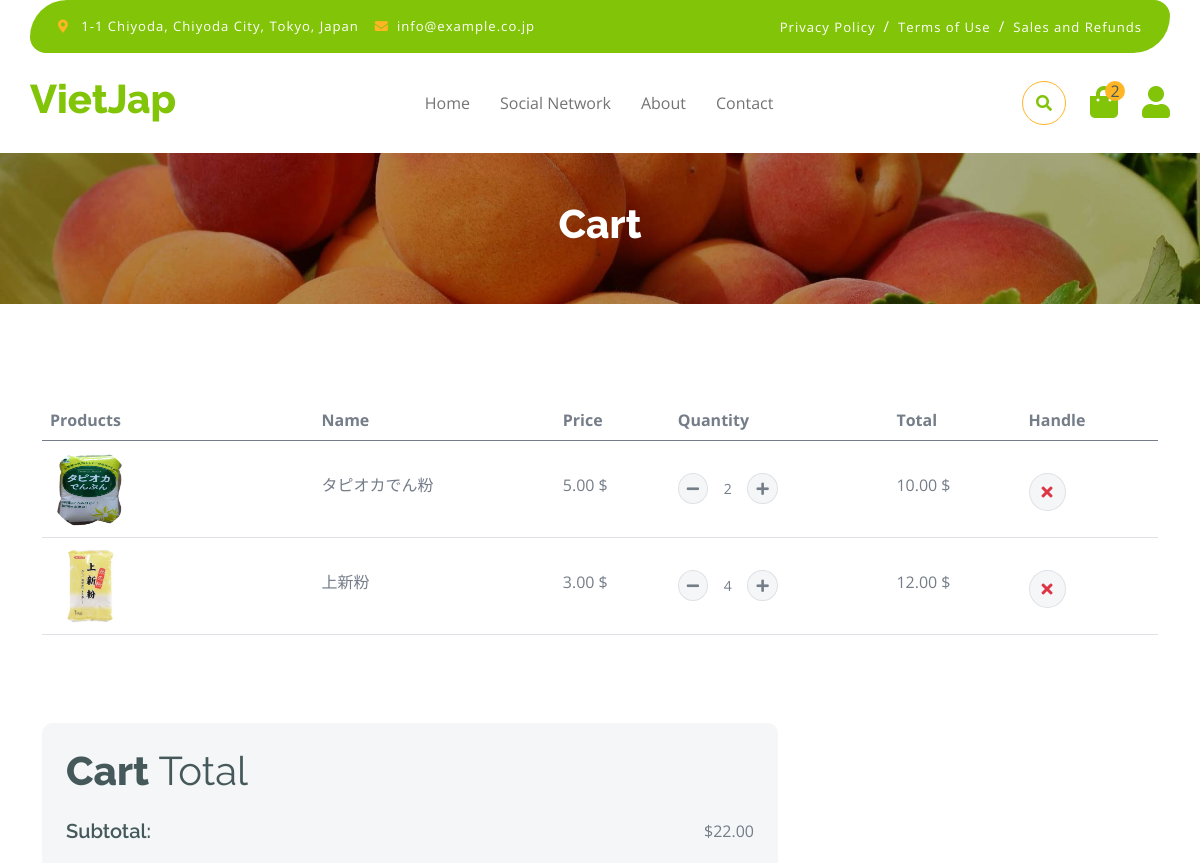
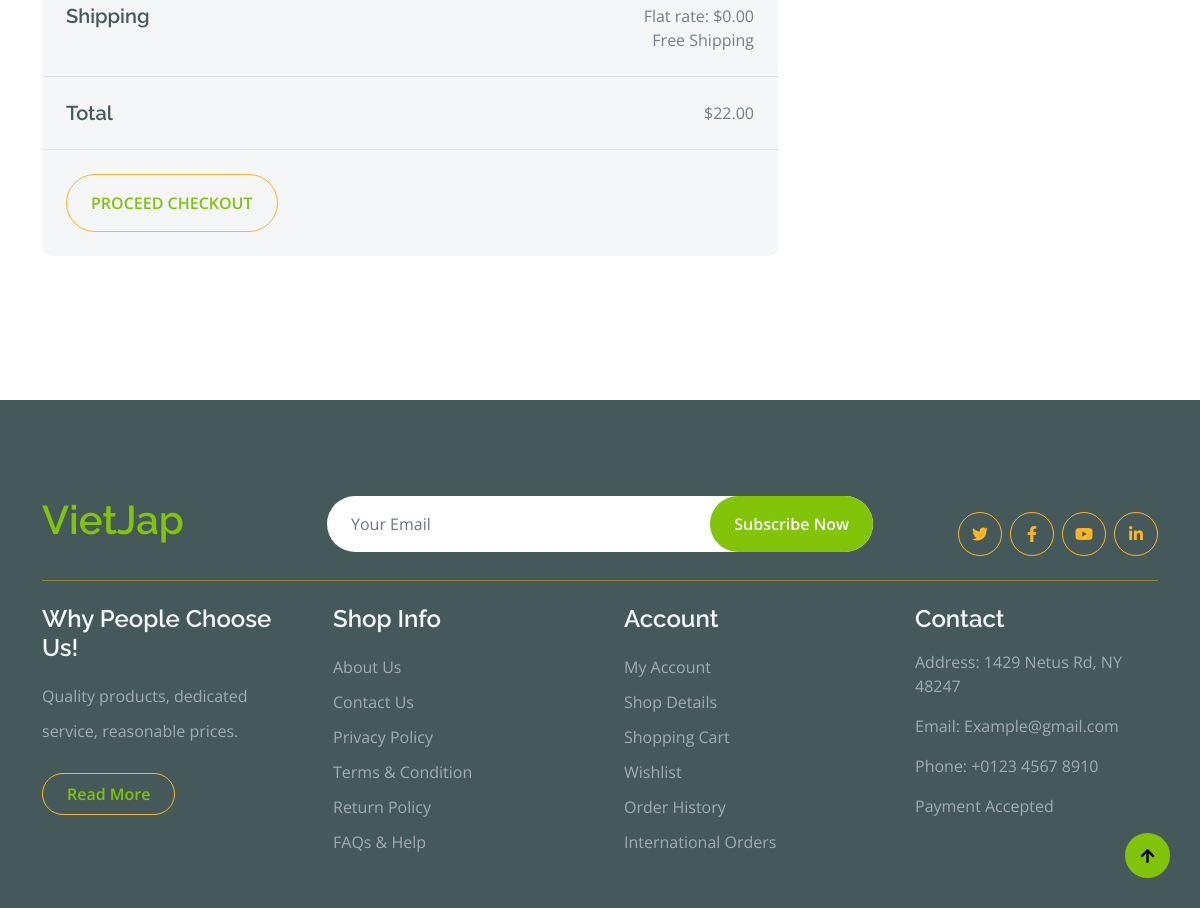
The app's page /cart/ (signed in) with its own data (2 pictures, top to bottom).
### cart/models.py (models this page shows)
class CartDetail(models.Model):
    id = models.AutoField(primary_key=True)
    cart = models.ForeignKey(Cart, on_delete=models.CASCADE)
    ingredient = models.ForeignKey(Ingredient, on_delete=models.CASCADE)
    quantity = models.IntegerField(default=1)
    def get_total_price(self):
        return self.quantity * self.ingredient.price

### dish/models.py (models this page shows, shortened)
class Ingredient(models.Model):
    id = models.AutoField(primary_key=True)
    name = models.CharField(max_length=255)
    category = models.CharField(max_length=100,null=True, blank=True)
    quantity = models.IntegerField(default=0, null=True, blank=True)
    price = models.DecimalField(max_digits=10, decimal_places=2, default=0.00)
    image = models.ImageField(upload_to='ingredient/', null=True, blank=True)
    @property
    def ImageURL(self):
        if self.image:
            return self.image.url
        return ''

### cart/views.py (the view)
# urls.py: path('', views.cart, name='cart'),
def cart(request):
    if request.user.is_authenticated:
        user = request.user
        cart, created = Cart.objects.get_or_create(user=user)
        cartDetails = cart.cartdetail_set.all()
        totalPrice = cart.get_cart_total()
        quantity = cart.get_cart_items()
    else:
        cartDetails = []
        cart = None
        totalPrice = 0
        quantity = 0
    context = { 'cart': cart, 'cartDetails': cartDetails, 'totalPrice': totalPrice, 'quantity': quantity}
    return render(request, 'cart.html', context)

### templates/cart.html (shortened to what this page needs)
{% extends 'base.html' %}
{% load static %}
{% block cart-content %}
        <div class="container-fluid page-header py-5">
            <h1 class="text-center text-white display-6">Cart</h1>
        </div>
        <div class="container-fluid py-5">
            <div class="container py-5">
                <div class="table-responsive">
                    <table class="table">
                        <thead>
                          <tr>
                            <th scope="col">Products</th>
                            <th scope="col">Name</th>
                            <th scope="col">Price</th>
                            <th scope="col">Quantity</th>
                            <th scope="col">Total</th>
                            <th scope="col">Handle</th>
                          </tr>
                        </thead>
                        <tbody>
                            {% for item in cartDetails %}
                            <tr>
                                <th scope="row">
                                    <div class="d-flex align-items-center">
                                        <img src="{{ item.ingredient.ImageURL }}" class="img-fluid me-5 rounded-circle" style="width: 80px; height: 80px;" alt="">
                                    </div>
                                </th>
                                <td>
                                    <p class="mb-0 mt-4">{{ item.ingredient.name }}</p>
                                </td>
                                <td>
                                    <p class="mb-0 mt-4">{{ item.ingredient.price }} $</p>
                                </td>
                                <td>
                                    <div class="input-group quantity mt-4" style="width: 100px;">
                                        <div class="input-group-btn">
                                            <button class="btn btn-sm btn-minus rounded-circle bg-light border update-cart"
                                            data-ingredient-id="{{ item.ingredient.id }}" data-action="remove">
                                            <i class="fa fa-minus"></i>
                                            </button>
                                        </div>
                                        <input type="text" class="form-control form-control-sm text-center border-0" value="{{ item.quantity }}">
                                        <div class="input-group-btn">
                                            <button class="btn btn-sm btn-plus rounded-circle bg-light border update-cart"
                                            data-ingredient-id="{{ item.ingredient.id }}" data-action="add">
                                                <i class="fa fa-plus"></i>
                                            </button>
                                        </div>
                                    </div>
                                </td>
                                <td>
                                    <p class="mb-0 mt-4">{{ item.get_total_price }} $</p>
                                </td>
                                <td>
                                    <button class="btn btn-md rounded-circle bg-light border mt-4" >
                                        <i class="fa fa-times text-danger"></i>
                                    </button>
                                </td>
                            </tr>
                            {% endfor %}
                        </tbody>
                    </table>
                </div>
                <div class="row g-4 mt-5 justify-content-start">
                    <div class="col-12 col-md-8">
                        <div class="bg-light rounded">
                            <div class="p-4">
                                <h1 class="display-6 mb-4">Cart <span class="fw-normal">Total</span></h1>
                                <div class="d-flex justify-content-between mb-4">
                                    <h5 class="mb-0 me-4">Subtotal:</h5>
                                    <p class="mb-0" id="cart-subtotal">${{ totalPrice }}</p>
                                </div>
                                <div class="d-flex justify-content-between">
                                    <h5 class="mb-0 me-4">Shipping</h5>
                                    <div class="">
                                        <p class="mb-0">Flat rate: $0.00</p>
                                    </div>
                                </div>
                                <p class="mb-0 text-end">Free Shipping </p>
                            </div>
                                <div class="py-4 mb-4 border-top border-bottom d-flex justify-content-between">
                                    <h5 class="mb-0 ps-4 me-4">Total</h5>
                                    <p class="mb-0 pe-4" id="cart-total">${{ totalPrice  }}</p>
                                </div>
                            <a href="{% url 'checkout' %}" class="btn border-secondary rounded-pill px-4 py-3 text-primary text-uppercase mb-4 ms-4">Proceed Checkout</a>
                        </div>
                    </div>
                </div>
            </div>
        </div>
{% endblock cart-content %}

### templates/base.html (shortened to what this page needs)
{% load static %}
<!DOCTYPE html>
<html lang="en">
    <head>
        <link rel="stylesheet" href="https://use.fontawesome.com/releases/v5.15.4/css/all.css"/>
        <link href="https://cdn.jsdelivr.net/npm/bootstrap-icons@1.4.1/font/bootstrap-icons.css" rel="stylesheet">
        <link href="{% static 'lib/lightbox/css/lightbox.min.css' %}" rel="stylesheet">
        <link href="{% static 'lib/owlcarousel/assets/owl.carousel.min.css' %}" rel="stylesheet">
        <link href="{% static 'css/bootstrap.min.css' %}" rel="stylesheet">
        <link href="{% static 'css/style.css' %}" rel="stylesheet">
    </head>
    <body>
        <div class="container-fluid fixed-top">
            <div class="container topbar bg-primary d-none d-lg-block">
                <div class="d-flex justify-content-between">
                    <div class="top-info ps-2">
                        <small class="me-3"><i class="fas fa-map-marker-alt me-2 text-secondary"></i> <a href="#" class="text-white">1-1 Chiyoda, Chiyoda City, Tokyo, Japan</a></small>
                        <small class="me-3"><i class="fas fa-envelope me-2 text-secondary"></i><a href="mailto:info@example.co.jp" class="text-white">info@example.co.jp</a></small>
                    </div>
                    <div class="top-link pe-2">
                        <a href="#" class="text-white"><small class="text-white mx-2">Privacy Policy</small>/</a>
                        <a href="#" class="text-white"><small class="text-white mx-2">Terms of Use</small>/</a>
                        <a href="#" class="text-white"><small class="text-white ms-2">Sales and Refunds</small></a>
                    </div>
                </div>
            </div>
            <div class="container px-0">
                <nav class="navbar navbar-light bg-white navbar-expand-xl">
                    <a href="{% url 'home' %}" class="navbar-brand"><h1 class="text-primary display-6">VietJap</h1></a>
                    <div class="collapse navbar-collapse bg-white" id="navbarCollapse">
                        <div class="navbar-nav mx-auto">
                            <a href="{% url 'home' %}" class="nav-item nav-link">Home</a>
                            {% if user.is_authenticated %}
                                <a href="{% url 'social:socialnetwork' %}" class="nav-item nav-link">Social Network</a>
                            {% endif %}
                            <a href="{% url 'about' %}" class="nav-item nav-link">About</a>
                            <a href="{% url 'contact' %}" class="nav-item nav-link">Contact</a>
                        </div>
                        <div class="d-flex m-3 me-0">
                             <button class="btn-search btn border border-secondary btn-md-square rounded-circle bg-white me-4" data-bs-toggle="modal" data-bs-target="#searchModal">
                                <i class="fas fa-search text-primary"></i>
                            </button>
                            {% if user.is_authenticated %}
                                <a href="{% url 'cart' %}" class="position-relative me-4 my-auto">
                                    <i class="fa fa-shopping-bag fa-2x"></i>
                                    <span class="position-absolute bg-secondary rounded-circle d-flex align-items-center justify-content-center text-dark px-1"
                                        style="top: -5px; left: 15px; height: 20px; min-width: 20px;">
                                        {{ quantity|default:0 }}
                                    </span>
                                </a>
                                <div class="dropdown my-auto">
                                    <a href="#" class="dropdown" role="button" id="dropdownMenuLink"
                                        data-bs-toggle="dropdown" aria-expanded="false">
                                        <i class="fas fa-user fa-2x"></i>
                                    </a>
                                </div>
                            {% else %}
                                <a href="{% url 'login' %}" class="btn btn-primary px-4 me-3">Login</a>
                                <a href="{% url 'register' %}" class="btn btn-secondary px-4">Register</a>
                            {% endif %}
                        </div>
                    </div>
                </nav>
            </div>
        </div>
        {% block cart-content %}{% endblock cart-content %}
        <div class="container-fluid bg-dark text-white-50 footer pt-5 mt-5">
            <div class="container py-5">
                <div class="pb-4 mb-4" style="border-bottom: 1px solid rgba(226, 175, 24, 0.5) ;">
                    <div class="row g-4">
                        <div class="col-lg-3">
                            <a href="#">
                                <h1 class="text-primary mb-0">VietJap</h1>
                            </a>
                        </div>
                        <div class="col-lg-6">
                            <div class="position-relative mx-auto">
                                <input class="form-control border-0 w-100 py-3 px-4 rounded-pill" type="number" placeholder="Your Email">
                                <button type="submit" class="btn btn-primary border-0 border-secondary py-3 px-4 position-absolute rounded-pill text-white" style="top: 0; right: 0;">Subscribe Now</button>
                            </div>
                        </div>
                        <div class="col-lg-3">
                            <div class="d-flex justify-content-end pt-3">
                                <a class="btn  btn-outline-secondary me-2 btn-md-square rounded-circle" href=""><i class="fab fa-twitter"></i></a>
                                <a class="btn btn-outline-secondary me-2 btn-md-square rounded-circle" href=""><i class="fab fa-facebook-f"></i></a>
                                <a class="btn btn-outline-secondary me-2 btn-md-square rounded-circle" href=""><i class="fab fa-youtube"></i></a>
                                <a class="btn btn-outline-secondary btn-md-square rounded-circle" href=""><i class="fab fa-linkedin-in"></i></a>
                            </div>
                        </div>
                    </div>
                </div>
                <div class="row g-5">
                    <div class="col-lg-3 col-md-6">
                        <div class="footer-item">
                            <h4 class="text-light mb-3">Why People Choose Us!</h4>
                            <p class="mb-4">Quality products, dedicated service, reasonable prices.</p>
                            <a href="" class="btn border-secondary py-2 px-4 rounded-pill text-primary">Read More</a>
                        </div>
                    </div>
                    <div class="col-lg-3 col-md-6">
                        <div class="d-flex flex-column text-start footer-item">
                            <h4 class="text-light mb-3">Shop Info</h4>
                            <a class="btn-link" href="">About Us</a>
                            <a class="btn-link" href="">Contact Us</a>
                            <a class="btn-link" href="">Privacy Policy</a>
                            <a class="btn-link" href="">Terms & Condition</a>
                            <a class="btn-link" href="">Return Policy</a>
                            <a class="btn-link" href="">FAQs & Help</a>
                        </div>
                    </div>
                    <div class="col-lg-3 col-md-6">
                        <div class="d-flex flex-column text-start footer-item">
                            <h4 class="text-light mb-3">Account</h4>
                            <a class="btn-link" href="">My Account</a>
                            <a class="btn-link" href="">Shop Details</a>
                            <a class="btn-link" href="">Shopping Cart</a>
                            <a class="btn-link" href="">Wishlist</a>
                            <a class="btn-link" href="">Order History</a>
                            <a class="btn-link" href="">International Orders</a>
                        </div>
                    </div>
                    <div class="col-lg-3 col-md-6">
                        <div class="footer-item">
                            <h4 class="text-light mb-3">Contact</h4>
                            <p>Address: 1429 Netus Rd, NY 48247</p>
                            <p>Email: Example@gmail.com</p>
                            <p>Phone: +0123 4567 8910</p>
                            <p>Payment Accepted</p>
                        </div>
                    </div>
                </div>
            </div>
        </div>
        <a href="#" class="btn btn-primary border-3 border-primary rounded-circle back-to-top"><i class="fa fa-arrow-up"></i></a>
    </body>
</html>

### records on screen
CartDetail: ingredient.ImageURL (picture), ingredient.name "タピオカでん粉", ingredient.price "5.00", quantity "2", get_total_price "10.00"
CartDetail: ingredient.ImageURL (picture), ingredient.name "上新粉", ingredient.price "3.00", quantity "4", get_total_price "12.00"

### other values on screen
{{ quantity|default:0 }} "2"
{{ totalPrice }} "22.00"
